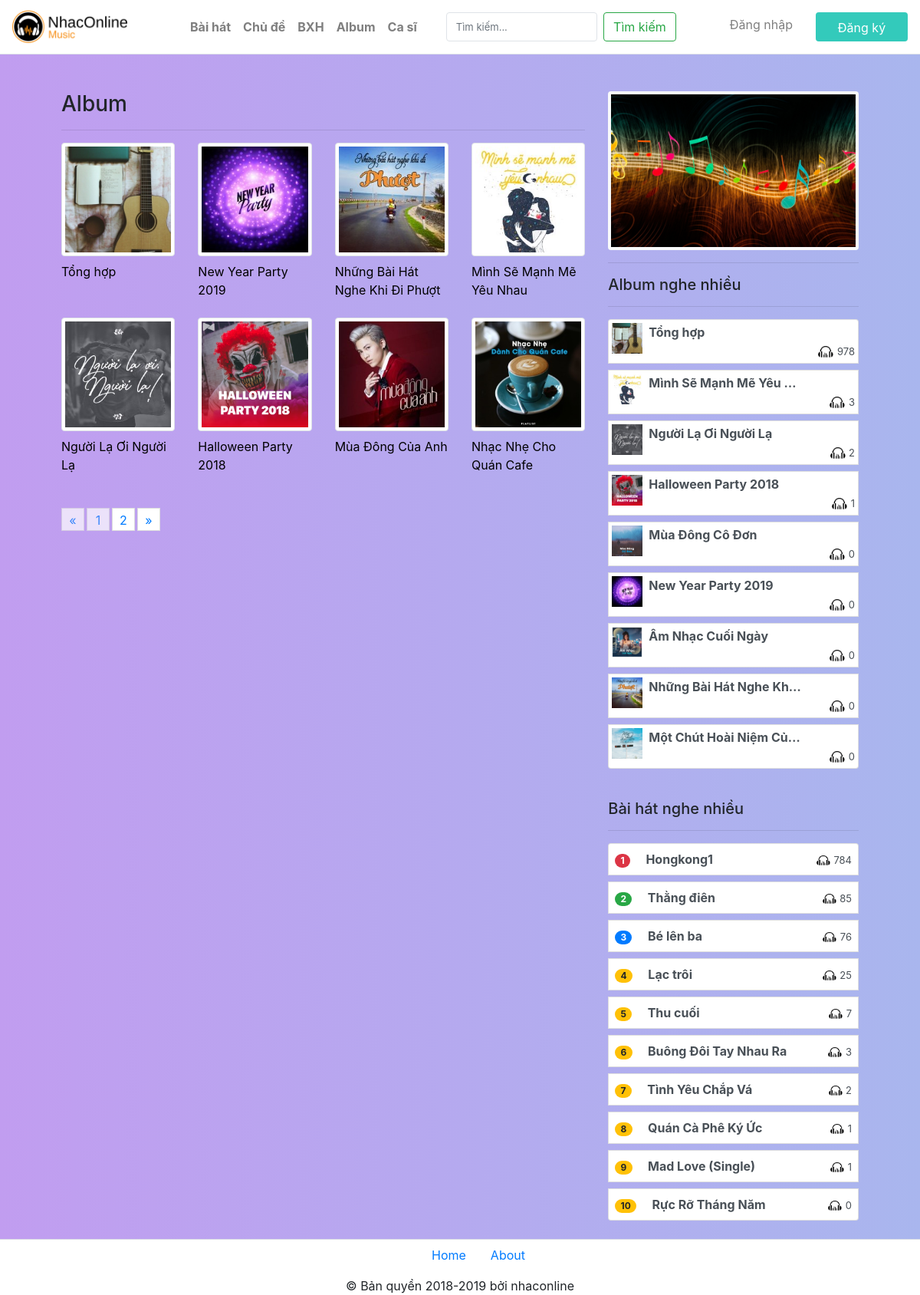
The app's page /Sources/album.php with its own data.
### tables this page shows
CREATE TABLE `album` (
  `id` int(100) NOT NULL,
  `tenalbum` varchar(100) NOT NULL,
  `image` varchar(100) NOT NULL
);

### Sources/album.php (the view, shortened to what this page needs)
<!DOCTYPE html>
<html lang="en">
<head>
    <link rel="stylesheet" href="./css/hover.css">
    <link rel="stylesheet" href="./css/bootstrap.min.css">
    <link rel="stylesheet" href="./css/fixbody.css">
	<link rel="stylesheet" href="./css/jquery.paginate.css">
</head>
<body>
    <div class="container-fullwidth">
        <?php
        include('./php/header.php');
        ?>
        <main class="col-md-11 m-auto">
            <div class="left col-md-8 float-left">
                <div class="text-md-left mt-5">
                    <h3>Album</h3>
                </div><hr>
                <div class="row" id="listbaihat">
                <?php
                    require('./php/connect.php');
                    $sql = "SELECT * FROM album";
                    $result = mysqli_query($con,$sql);
                    while($row = mysqli_fetch_assoc($result)){
                        $tenalbum = $row['tenalbum'];
                        $image=$row['image'];
                        echo '<div class="col-lg-3 col-md-4 img-hover">
                                <a href="p_album.php?id='.$row['id'] .'" class="d-block mb-4 h-100" style="text-decoration: none;">
                                <div><img class="img-fluid img-thumbnail " src="./'.$image.'" alt=""></div>
                                <div class="mt-2" style="color: black;">'.$tenalbum.'</div>
                                </a>
                            </div>';
                    }
                    ?>
                </div>
            </div>
            <div class="right col-md-4 float-right">
                <?php include('./php/menuright.php');?>
            </div>
        </main>
        <?php
        include('./php/footer.php');
        ?>
    </div>
</body>
</html>

### Sources/php/menuright.php (shortened to what this page needs)
<div class="w-100 mt-5 p-1 bg-light rounded"><img class="w-100" src="./image/score.jpg" alt="Ảnh"></div>
    <hr>
    <div class="text-md-left mt-3">
            <h5>Album nghe nhiều</h5>
        </div><hr>
    <div class="list-group">
        <ul id="listbaihat" class="p-0" style="list-style:none;">
            <?php require('./php/connect.php');
            $sql = "SELECT a.id,a.tenalbum,a.image, SUM(vb.luotnghe) AS tongluotnghe FROM album a INNER JOIN v_baihat vb ON a.id = vb.idalbum GROUP BY a.id ORDER BY (tongluotnghe) DESC" ;
            $result = mysqli_query($con,$sql);
            while($row = mysqli_fetch_assoc($result)){
                $tenalbum = $row['tenalbum'];
                $anh = $row['image'];
                $luotnghe = $row['tongluotnghe'];
                echo '<a href="./p_album.php?id='.$row['id'].'" class="list-group-item list-group-item-action flex-column align-items-start mb-2 p-1">
                    <span>
                        <img class="float-md-left mr-2" src="./'.$anh.'" width="40px">
                    </span>
                    <div class="item_title">'.$tenalbum.'</div>
                    <div class="box_items text-right">
                        <span class="item_span">
                            <img src="./image/views.png" width="20px">
                            <span style="font-size:13px;">'.$luotnghe.'</span>
                        </span>
                    </div>
                </a>';
            }
            ?>
        </ul>
    </div>
<div class="text-md-left mt-3">
    <h5>Bài hát nghe nhiều</h5>
</div><hr>
<div class="list-group">
    <?php
        require('./php/connect.php');
        $sql = "SELECT * FROM v_baihat ORDER BY luotnghe DESC";
        $result = mysqli_query($con,$sql);
        $i=1;
        while(($row = mysqli_fetch_assoc($result)) && ($i<=10)){
            $tenbaihat = $row['tenbaihat'];
            $luotnghe = $row['luotnghe'];
            $cl='';
        switch ($i) {
            case 1:
                $cl='danger';
                break;
            case 2:
                $cl='success';
                break;
            case 3:
                $cl='primary';
                break;
            default:
                $cl='warning';
                break;
        }
        echo '<a href="./playnhac.php?id='.$row['id'].'" class="list-group-item list-group-item-action flex-column align-items-start mb-2 p-2">
            <div class="">
                <span class="badge badge-pill badge-'.$cl.'">'.$i.'</span>
                <span class="ml-3 rg">'.$tenbaihat.'</span>
                <span class="item_span float-right">
                    <img src="./image/views.png" width="18px">
                    <span style="font-size:13px;">'.$luotnghe.'</span>
                </span>
            </div>
            </a>';
        $i++;
        }
    ?>
</div>

### Sources/css/hover.css (style rules this page uses)
.img-hover img { -webkit-transition: all .3s ease; -moz-transition: all .3s ease; -o-transition: all .3s ease; -ms-transition: all .3s ease; transition: all .3s ease; position:relative; }

### Sources/css/fixbody.css (style rules this page uses)
body { background: linear-gradient(to left, #a9b6ee, #c19df0); }

### Sources/php/menuright.php (style rules this page uses)
.item_title { width: 200px; overflow: hidden; white-space: nowrap; text-overflow: ellipsis; font-weight:bold; }
.rg { width: 200px; overflow: hidden; white-space: nowrap; text-overflow: ellipsis; font-weight:bold; }

### records on screen
album: image (picture), tenalbum "Tổng hợp", luotnghe "978"
album: image (picture), tenalbum "New Year Party 2019", luotnghe "0"
album: image (picture), tenalbum "Những Bài Hát Nghe Khi Đi Phượt", tenalbum "Những Bài Hát Nghe Kh…", luotnghe "0"
album: image (picture), tenalbum "Mình Sẽ Mạnh Mẽ Yêu Nhau", tenalbum "Mình Sẽ Mạnh Mẽ Yêu…", luotnghe "3"
album: image (picture), tenalbum "Người Lạ Ơi Người Lạ", luotnghe "2"
album: image (picture), tenalbum "Halloween Party 2018", luotnghe "1"
album: image (picture), tenalbum "Mùa Đông Của Anh"
album: image (picture), tenalbum "Nhạc Nhẹ Cho Quán Cafe"
album: image (picture), tenalbum "Mùa Đông Cô Đơn", luotnghe "0"
album: image (picture), tenalbum "Âm Nhạc Cuối Ngày", luotnghe "0"
album: image (picture), tenalbum "Một Chút Hoài Niệm Củ…", luotnghe "0"

### other values on screen
$tenbaihat "Hongkong1"
$luotnghe "784"
$tenbaihat "Thằng điên"
$luotnghe "85"
$tenbaihat "Bé lên ba"
$luotnghe "76"
$tenbaihat "Lạc trôi"
$luotnghe "25"
$tenbaihat "Thu cuối"
$luotnghe "7"
$tenbaihat "Buông Đôi Tay Nhau Ra"
$luotnghe "3"
$tenbaihat "Tình Yêu Chắp Vá"
$luotnghe "2"
$tenbaihat "Quán Cà Phê Ký Ức"
